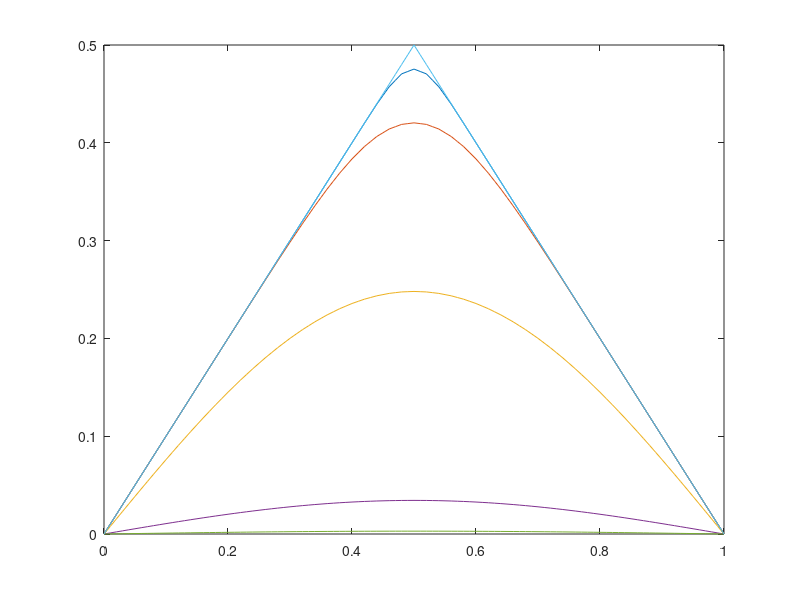

This figure's MATLAB source:
clear;
n = 10000;
for i = 0:100
    x(i+1,1) = i/100;
    if i<=50
        ux(i+1,1) = i/100;
    else
        ux(i+1,1) = 1- (i/100);
    end
end

u0=ux;
u1(1,1) = u0(1,1);
u1(101,1) = u0(101,1);

for i = 1:n
    for j = 2:100
        u1(j,1)=u0(j,1)+0.5*(u0(j+1,1)-2*u0(j,1)+u0(j-1,1));
    end
    u0 = u1;
    if i==10
        plot(x,u1)
        hold on
    elseif i==100
        plot(x,u1);
    elseif i==1000
        plot(x,u1);
    elseif i==5000
        plot(x,u1);
    end
end

plot(x,u1)

plot(x,ux)

hold off
